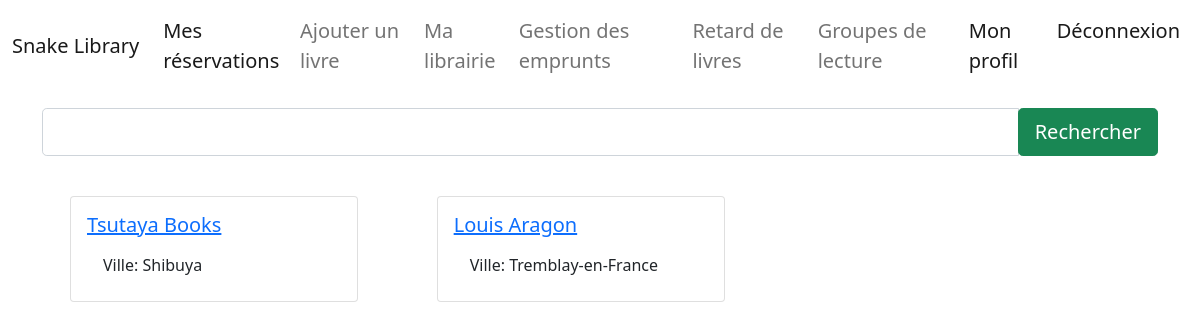
Screenshot of / (signed in) with the database file from the repository.
### core/models/library.py (models this page shows, shortened)
class Library(models.Model):
    name = models.CharField(max_length=255)
    city = models.CharField(max_length=255, null=True, blank=True)
    longitude = models.FloatField(null=True, blank=True)
    latitude = models.FloatField(null=True, blank=True)
    user = models.ForeignKey(User, on_delete=models.CASCADE)
    books = models.ManyToManyField(Book, through=BookLibrary)

### core/views/library.py (the view)
# urls.py: path('', views.library.LibraryList.as_view(), name=library_name_prefix + '_list'),
class LibraryList(ListView):
    model = Library
    queryset = Library.objects.all()
    template_name = 'library/list.html'
    context_object_name = 'libraries'
    def get_queryset(self, *args, **kwargs):
        qs = super().get_queryset()
        query = self.request.GET.get('search')
        if query:
            qs = Library.objects.filter(Q(name__icontains=query))
            return qs
        return qs

### templates/library/list.html (shortened to what this page needs)
{%  extends 'base.html' %}
{% block content %}
	<div class="container mt-3">
		<div class="search">
			<form action="" method="get">
				<div class="input-group input-group-lg">
					<input type="text" class="form-control" aria-label="Large" name="search" aria-describedby="inputGroup-sizing-lg">
					<div class="input-group-btn">
						<button type="submit" class="btn btn-success btn-lg">
							Rechercher
						</button>
					</div>
				</div>
			</form>
		</div>
		<br>
		<div class="container">
			<div class="row g-2">
				{% for library in libraries %}
					<div class="col-md-4 col-sm-2">
						<div class="p-3">
							<div class="card" style="width: 18rem;">
								<div class="card-body">
									<a href="{% url 'library_get' id=library.id %}"><h5 class="card-title">{{ library.name }}</h5></a>
									<ul class="list-group list-group-flush">
                                        <li class="list-group-item">Ville: {{ library.city }}</li>
									</ul>
								</div>
							</div>
						</div>
					</div>
				{% endfor %}
			</div>
		</div>
	</div>
{% endblock content %}

### rows the page displays
Library: name "Tsutaya Books", city "Shibuya"
Library: name "Louis Aragon", city "Tremblay-en-France"
